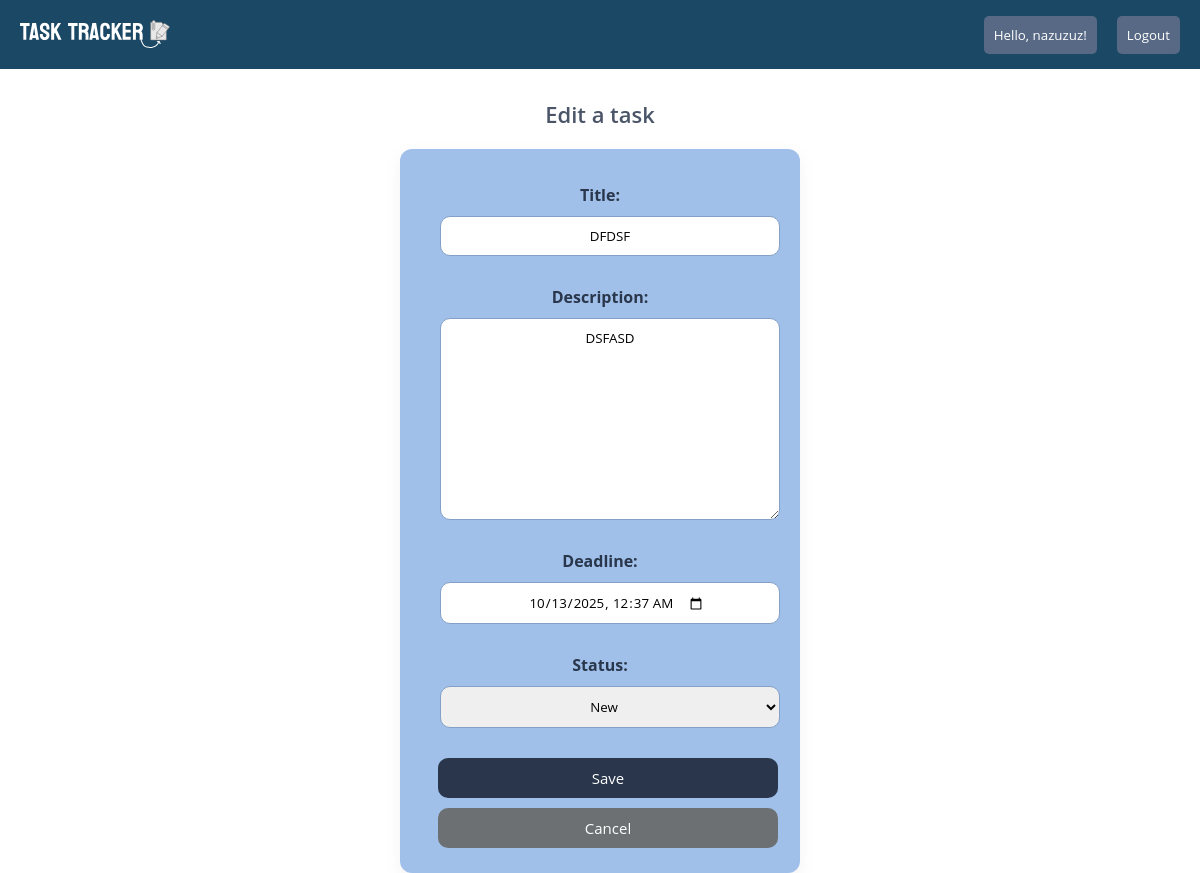
The page /tasks/125/edit/ (signed in) on the database its author committed.
### todo/models.py (models this page shows, shortened)
class Task(models.Model):
    new_status="new"
    in_progress_status="in_progress"
    done_status="done"
    CHOICE_STATUS=[
        (new_status,"New"),
        (in_progress_status,"In progress"),
        (done_status,"Completed"),
    ]
    title=models.CharField(max_length=200)
    description=models.TextField(blank=True)
    deadline=models.DateTimeField()
    is_notified=models.BooleanField(default=False)
    status=models.CharField(max_length=20,choices=CHOICE_STATUS,default=new_status)
    created_at=models.DateTimeField(auto_now_add=True)
    user_owner=models.ForeignKey(User,on_delete=models.CASCADE)

### todo/views.py (the view)
# urls.py: path("tasks/<int:pk>/edit/",views.update_task,name="task_update"),
@login_required
def update_task(request, pk):
    manager = TaskManager(request.user)
    task = get_object_or_404(Task,pk=pk,user_owner=request.user)
    form = TaskForm(request.POST or None, instance=task)
    if form.is_valid():
        manager.update(task, form)
        return redirect("home")
    return render(request, "todo_folder/task_update.html", {"form": form})

### todo/forms.py
class TaskForm(forms.ModelForm):
    class Meta:
        model=Task
        fields=["title","description","deadline","status"]
        widgets={
            "deadline":forms.DateTimeInput(attrs={"type":"datetime-local"}),
        }

### todo/templates/todo_folder/task_update.html (shortened to what this page needs)
{% extends 'todo_folder/home.html' %}
{% load static %}
{% block content %}
<link rel="stylesheet" href="{% static 'css/update_task.css' %}">
<h3 class="createtext">{% if form.instance.pk %}Edit{% endif %} a task</h3>
<div class="main">
<form class="fill_form" method="POST">
    {{ form.as_p }}
    <button class="create_btn" type="submit">Save</button>
    <a class="cancel_btn" href="{% url 'home' %}">Cancel</a>
</form>
</div>
{% endblock %}

### todo/templates/todo_folder/home.html (shortened to what this page needs)
{% load static %}
<!DOCTYPE html>
<html lang="en">
<head>
    <link rel="stylesheet" href="{% static 'css/home.css' %}">
    <link rel="stylesheet" href="https://cdnjs.cloudflare.com/ajax/libs/font-awesome/7.0.1/css/all.min.css" />
</head>
<body>
    <nav>
        <div class="logo"><a href="{% url 'home' %}"><img class="logo_pic" src="{% static 'img/logo.svg' %}"></a></div>
        <ul class="nav-links">
            <button class="login1"><a href="{% url 'login' %}">Hello, {{request.user}}!</a></button>
            <button class="login1"><a href="{% url 'logout' %}">Logout</a></button>
        </ul>
    </nav>
    {% block content %}{% endblock %}
</body>
</html>

### todo/static/css/home.css (style rules this page uses)
* { margin: 0; padding: 0; box-sizing: border-box; font-family: 'Open Sans', sans-serif; }
nav { background: #1b4965; color: white; display: flex; justify-content: space-between; align-items: center; padding: 10px 20px; }
.logo_pic { width: 150px; cursor: pointer; }
.nav-links { display: flex; list-style: none; gap: 20px; z-index: 1000; }
.register1, .login1 { background-color: #576984; color: #fff; padding: 10px 10px; border-radius: 5px; border: none; }
.register1 a, .login1 a { color: #fff; text-decoration: none; }
#id_deadline_time_0, #id_deadline_time_1, #id_expired_date, #id_status { border: none; border-bottom: 2px solid #a6c7e4; border-radius: 0px; outline: none; padding: 10px; margin: 15px; }

### todo/static/css/update_task.css (style rules this page uses)
form.fill_form { background-color: #a0c0ea; width: 400px; max-width: 600px; display: flex; flex-direction: column; justify-content: center; border-radius: 12px; padding: 25px 30px; box-shadow: 0px 6px 15px rgba(139, 138, 138, 0.1); }
p { margin: 10px 0; font-weight: 500; color: #29364b; font-weight: bold; text-align: center; }
.main { display: flex; justify-content: center; margin-top: 20px; }
.createtext { text-align: center; margin-top: 30px; margin-bottom: 15px; color: #4b5568; font-size: 22px; font-weight: 600; }
#id_title, #id_description, #id_deadline, #id_status, .submit_btn { width: 100%; border: 1.5px solid #84a0c7; margin: 10px; transition: all 0.2s ease; box-sizing: border-box; display: flex; justify-content: center; border-radius: 10px; text-align: center; padding: 10px 10px; }
.create_btn, .cancel_btn { width: 100%; padding: 10px 20px; margin: 10px 8px 0 8px; border-radius: 10px; cursor: pointer; font-size: 15px; text-align: center; color: #fff; border: none; text-decoration: none; transition: all 0.25s ease; }
.create_btn { background-color: #29364b; }
.cancel_btn { background-color: #6c7073; }

### rows shown on the page
Task: title "DFDSF", description "DSFASD", deadline "10/13/2025 00:37", status "New"

### other values the page prints
{{ request.user }} "nazuzuz"
